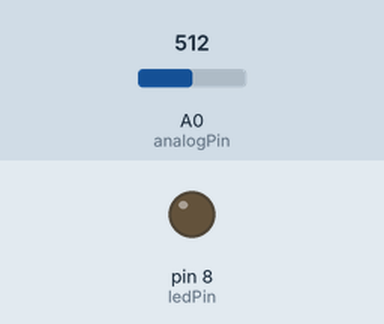
Simulated run of this sketch. Board: Arduino Uno, built with avr-gcc and run on an emulated ATmega328P. Parts: output pins drawn as LEDs (lit = HIGH). Inputs (shaded band) come from the test bench; at power-on: A0 (analogPin) = 512.

Above: at 1.2 s.
1.3 s: A0 (analogPin) set to 411
2.8 s: A0 (analogPin) set to 385
At 3.3 s:
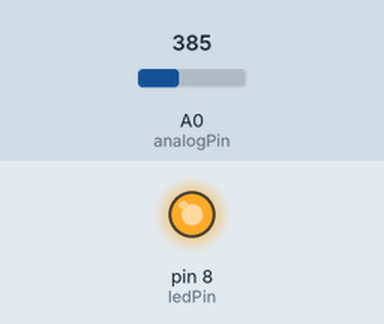
4.3 s: A0 (analogPin) set to 511
At 5.5 s:
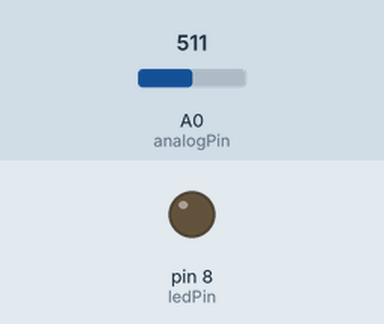
5.8 s: A0 (analogPin) set to 306
At 6.8 s:
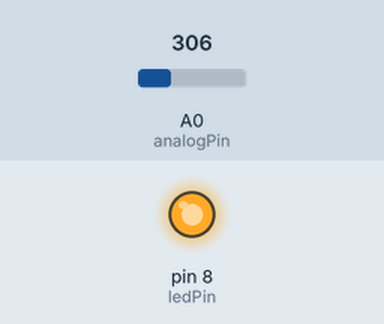
Timing chart, 0 to 8.3 s (numbered marks = the images above; inputs shaded):
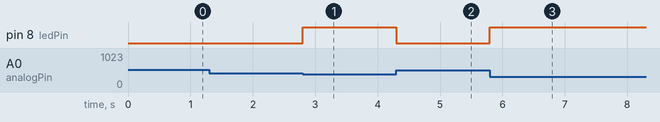

Measured:
- the behaviour switches between 400 and 399 on A0 (analogPin) (found by bisection; images 0 and 1)
- after the input at 1.3 s, every drawn part: stays the same
- after the input at 2.8 s, pin 8 (ledPin): LOW → HIGH at once
- after the input at 4.3 s, pin 8 (ledPin): HIGH → LOW at once
- after the input at 5.8 s, pin 8 (ledPin): LOW → HIGH at once

The sketch:

sketch_lab8.ino
```cpp
const int analogPin = A0;
int Vin = 0;
const int presetVal = 400;
const int ledPin = 8;

void setup() {
  pinMode(ledPin, OUTPUT);// put your setup code here, to run once:
}

void loop() {
  Vin = analogRead(analogPin);// put your main code here, to run repeatedly:
  if (Vin < presetVal) {
    digitalWrite(ledPin, HIGH);
  }
   if (Vin > presetVal) {
    digitalWrite(ledPin, LOW);
  }
}
```
